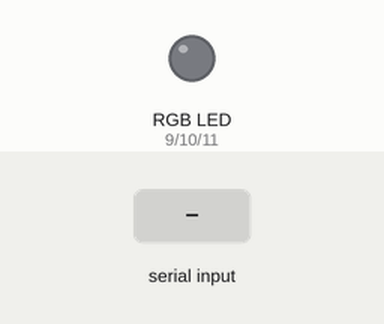
The sketch below on a simulated Arduino Uno, built with avr-gcc and run on an emulated ATmega328P. Shown: an RGB LED mixed from three pins (HIGH = lit). The inputs (shaded band) are chosen by the test bench.

Above: at 1.2 s.
1.3 s: "r" received over Serial
At 1.8 s:
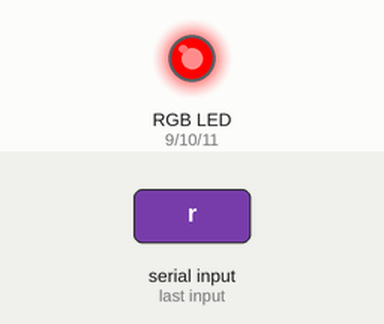
2.8 s: "g" received over Serial
At 4.0 s:
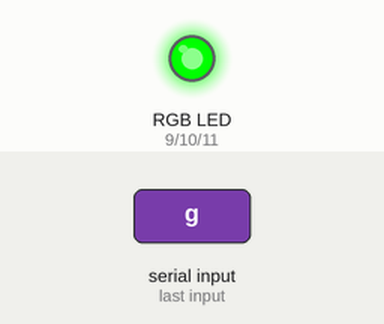
4.3 s: "b" received over Serial
At 5.3 s:
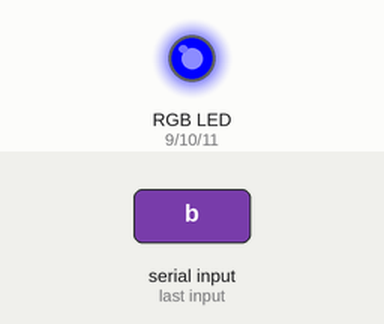
5.8 s: "s" received over Serial
At 6.4 s:
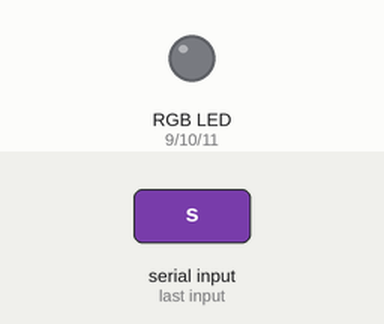
Timing chart, 0 to 8.3 s (numbered marks = the images above; inputs shaded):
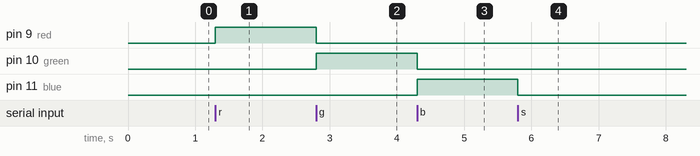

The sketch:

RGB.ino
```cpp
int red = 9;
int green = 10;
int blue = 11;

void setup() {
  pinMode(red,OUTPUT);
  pinMode(green,OUTPUT);
  pinMode(blue,OUTPUT);
  Serial.begin(9600);

  digitalWrite(red,LOW);
  digitalWrite(green,LOW);
  digitalWrite(blue,LOW);
}

void loop() {
  char ch;
  if(Serial.available()>0)
  {
      ch = Serial.read();
      switch(ch)
      {
          case 'r':  digitalWrite(red,HIGH);
                     digitalWrite(green,LOW);
                     digitalWrite(blue,LOW);
                     break;
          case 'g':  digitalWrite(red,LOW);
                     digitalWrite(green,HIGH);
                     digitalWrite(blue,LOW);
                     break;
          case 'b':  digitalWrite(red,LOW);
                     digitalWrite(green,LOW);
                     digitalWrite(blue,HIGH);
                     break;
          case 's':  digitalWrite(red,LOW);
                     digitalWrite(green,LOW);
                     digitalWrite(blue,LOW);
                     break;
      }

  }

}
```

Measured:
- after the input at 1.3 s, pin 9 (red): LOW → HIGH at once
- after the input at 2.8 s, pin 9 (red): HIGH → LOW at once; pin 10 (green): LOW → HIGH at once
- after the input at 4.3 s, pin 10 (green): HIGH → LOW at once; pin 11 (blue): LOW → HIGH at once
- after the input at 5.8 s, pin 11 (blue): HIGH → LOW at once
